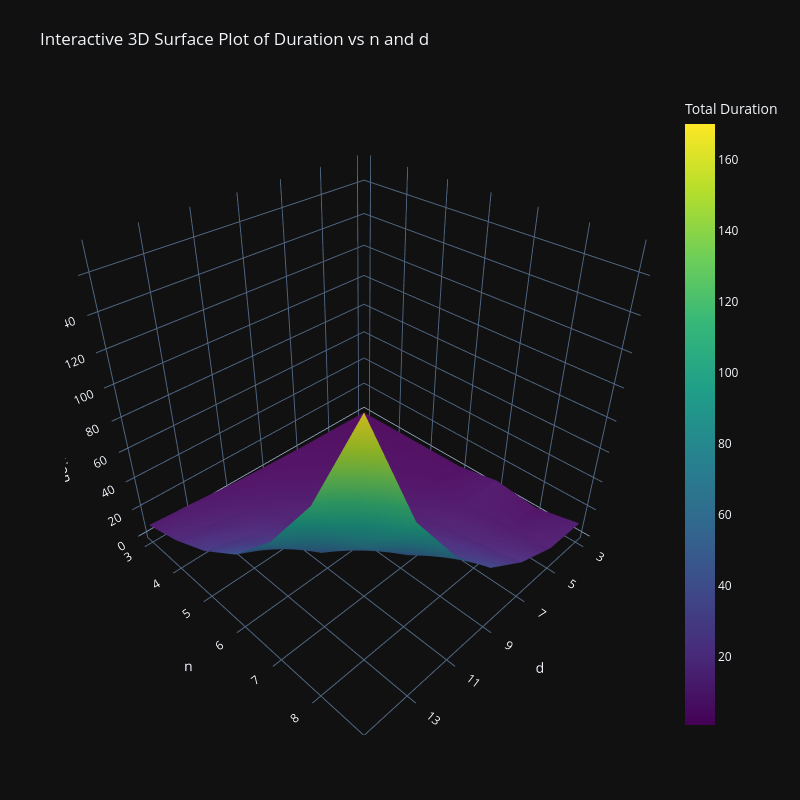

The cell this chart's notebook holds for it:
### Markdown cell above
<llm-snippet-file>DataAnalysis.ipynb</llm-snippet-file>

### Code cell
import pandas as pd
import plotly.graph_objects as go

# Load the dataset
df = pd.read_csv('results.csv')

# Calculate total duration and odd d
df['total_duration'] = df['duration1'] + df['duration2']
df['d'] = df['k'] * 2 + 1

# Filter for integer n and odd d (d is already odd by calculation)
# Ensure n is integer type for the pivot
df['n'] = df['n'].astype(int)

# Pivot the data to create a matrix for the surface plot
pivot_df = df.pivot(index='n', columns='d', values='total_duration')

# Create the 3D surface plot using Plotly
fig = go.Figure(data=[go.Surface(
    z=pivot_df.values,
    x=pivot_df.columns,
    y=pivot_df.index,
    colorscale='Viridis',
    colorbar_title='Total Duration'
)])

# Update labels and title, ensuring axes use integer/odd values
fig.update_layout(
    title='Interactive 3D Surface Plot of Duration vs n and d',
    scene=dict(
        xaxis=dict(title='d', tickmode='array', tickvals=pivot_df.columns),
        yaxis=dict(title='n', tickmode='array', tickvals=pivot_df.index),
        zaxis_title='Total Duration'
    ),
    autosize=False,
    width=800,
    height=800,
    margin=dict(l=65, r=50, b=65, t=90)
)

fig.show()
fig.write_html('plot.html')

### Figure 1 — Plotly figure (JSON) as saved in the notebook; plotly's stock layout.template omitted (floating-point values rounded to 4 significant figures)
{"data": [{"colorbar": {"title": {"text": "Total Duration"}}, "colorscale": [[0.0, "#440154"], [0.1111, "#482878"], [0.2222, "#3e4989"], [0.3333, "#31688e"], [0.4444, "#26828e"], [0.5556, "#1f9e89"], [0.6667, "#35b779"], [0.7778, "#6ece58"], [0.8889, "#b5de2b"], [1.0, "#fde725"]], "x": [3, 5, 7, 9, 11, 13, 15], "y": [3, 4, 5, 6, 7, 8, 9], "z": [[0.7727, 1.365, 1.861, 2.856, 4.283, 6.698, 8.583], [1.138, 1.985, 3.23, 5.235, 8.191, 11.94, 16.57], [1.482, 2.787, 5.343, 8.579, 13.08, 20.33, 28.77], [1.818, 3.987, 7.732, 12.73, 20.54, 31.93, 46.6], [7.019, 7.02, 11.04, 19.22, 30.91, 47.69, 74.37], [3.519, 7.82, 15.34, 27.69, 46.25, 71.85, 113.0], [9.875, 10.78, 20.72, 37.77, 65.51, 104.7, 170.0]], "type": "surface"}], "layout": {"scene": {"xaxis": {"title": {"text": "d"}, "tickmode": "array", "tickvals": [3, 5, 7, 9, 11, 13, 15]}, "yaxis": {"title": {"text": "n"}, "tickmode": "array", "tickvals": [3, 4, 5, 6, 7, 8, 9]}, "zaxis": {"title": {"text": "Total Duration"}}}, "margin": {"l": 65, "r": 50, "b": 65, "t": 90}, "title": {"text": "Interactive 3D Surface Plot of Duration vs n and d"}, "autosize": false, "width": 800, "height": 800}}
